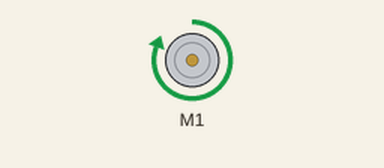
Bench run of a sketch on a simulated Arduino Uno, built with avr-gcc and run on an emulated ATmega328P. On the bench: DC motor (green arrow = forward, orange = backward, longer = faster). What the sketch prints to the serial monitor is not drawn.

Above: at 15.0 s.
At 32.5 s:
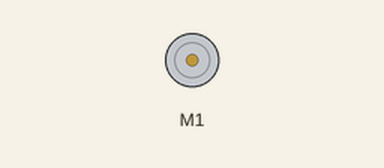
Timing chart, 0 to 45.5 s (numbered marks = the images above):
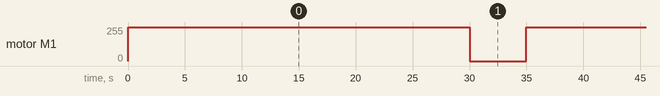

The sketch:

DC_Motor_Test.ino
```cpp
/*
This is a test sketch for the Adafruit assembled Motor Shield for Arduino v2
It won't work with v1.x motor shields! Only for the v2's with built in PWM
control

For use with the Adafruit Motor Shield v2
---->	http://www.adafruit.com/products/1438
*/

#include <Wire.h>
#include <Adafruit_MotorShield.h>
#include "utility/Adafruit_MS_PWMServoDriver.h"

// Create the motor shield object with the default I2C address
Adafruit_MotorShield AFMS = Adafruit_MotorShield();
// Or, create it with a different I2C address (say for stacking)
// Adafruit_MotorShield AFMS = Adafruit_MotorShield(0x61);

// Select which 'port' M1, M2, M3 or M4. In this case, M1
Adafruit_DCMotor *myMotor = AFMS.getMotor(1);
// You can also make another motor on port M2
//Adafruit_DCMotor *myOtherMotor = AFMS.getMotor(2);

void setup() {
  Serial.begin(9600);           // set up Serial library at 9600 bps
  Serial.println("Adafruit Motorshield v2 - DC Motor test!");

  AFMS.begin();  // create with the default frequency 1.6KHz
  //AFMS.begin(1000);  // OR with a different frequency, say 1KHz

  // Set the speed to start, from 0 (off) to 255 (max speed)
  myMotor->setSpeed(150);
  myMotor->run(FORWARD);
  // turn on motor
  myMotor->run(RELEASE);
}

void loop() {

  Serial.print("MOTOR ON!!!!!");
  myMotor->setSpeed(255);
  myMotor->run(FORWARD);

  delay(30000);

  Serial.print("MOTOR STOP!!!");
  myMotor->run(RELEASE);
  delay(5000);
}
```

Measured:
- by itself, motor M1: alternates forward 255/255 for 30.0 s and stopped for 5.0 s
